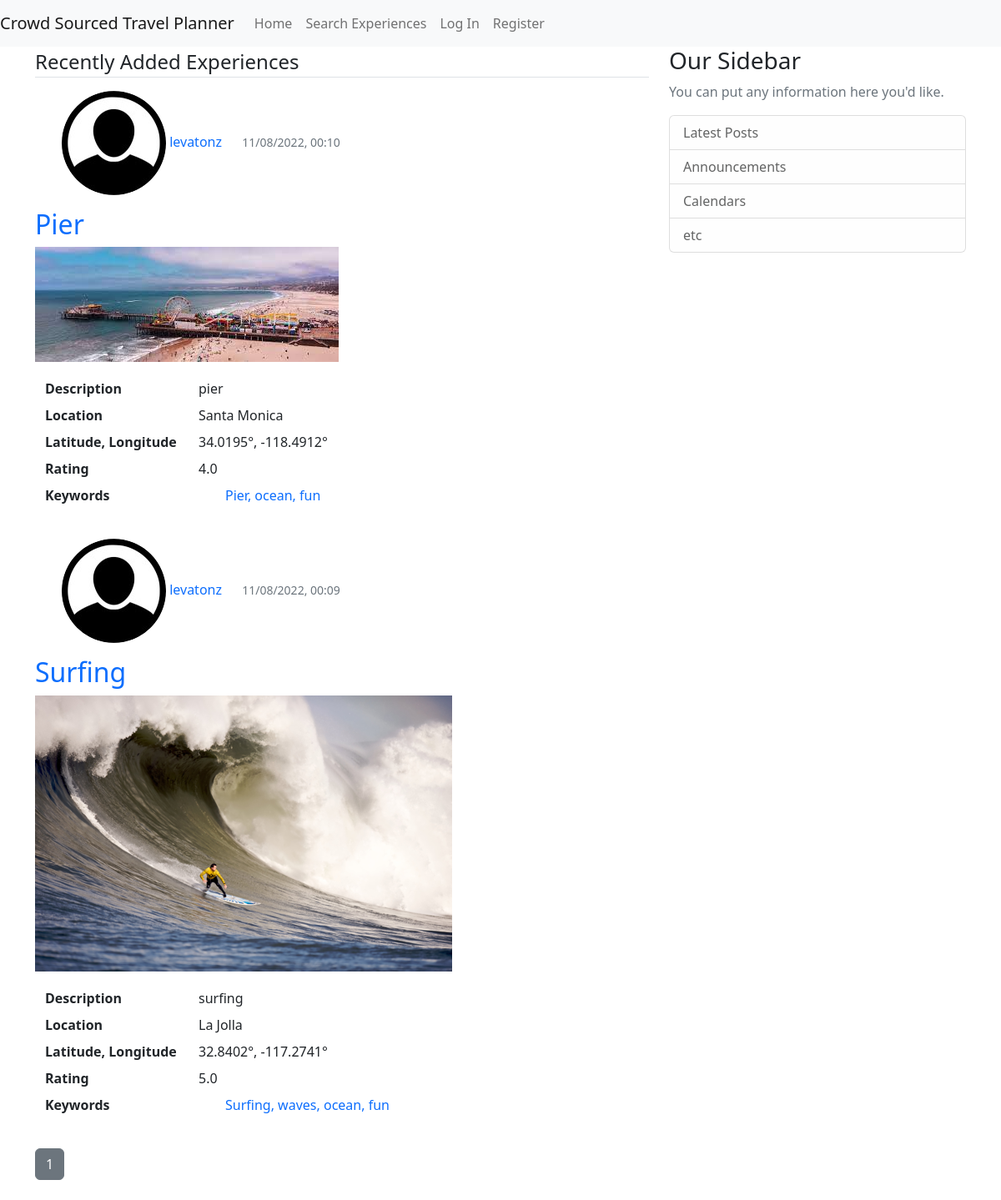
/landing, run on the app's committed database.
### CrowdSourcedTravelPlanner/models.py (models this page shows, shortened)
class Experience(db.Model):
    id = db.Column(db.Integer, primary_key=True)
    title = db.Column(db.String(100), nullable=False)
    description = db.Column(db.Text, nullable=False)
    location = db.Column(db.String(100), nullable=False)
    rating = db.Column(db.Float, nullable=False)
    date_posted = db.Column(db.DateTime, nullable=False, default=datetime.utcnow)
    image_file = db.Column(db.String(20), nullable=False, default='default.jpg')
    user_id = db.Column(db.Integer, db.ForeignKey('user.id'), nullable=False)
    latitude = db.Column(db.Float, nullable=True)  # Temporarily nullable for now while I'm testing
    longitude = db.Column(db.Float, nullable=True)  # Re-evaluate later
    keywords = db.relationship('Keyword', order_by=Keyword.id, back_populates='experience')

class User(db.Model, UserMixin):
    id = db.Column(db.Integer, primary_key=True)
    username = db.Column(db.String(20), unique=True, nullable=False)
    email = db.Column(db.String(120), unique=True, nullable=False)
    image_file = db.Column(db.String(20), nullable=False, default='default.jpg')
    password = db.Column(db.String(60), nullable=False)
    date_account_created = db.Column(db.DateTime, nullable=False, default=datetime.utcnow)
    experiences = db.relationship('Experience', backref='author', lazy=True)
    trips = db.relationship('Trip', backref='author', lazy=True)
    location = db.Column(db.String(100), nullable=True, default="")
    latitude = db.Column(db.Float, nullable=True)  # Temporarily nullable for now while I'm testing
    longitude = db.Column(db.Float, nullable=True)  # Re-evaluate later
    sort = db.Column(db.String(20), nullable=True, default='recent')

class Keyword(db.Model):
    __tablename__ = "keywords"
    id = db.Column(db.Integer, primary_key=True)
    keyword_text = db.Column(db.String, nullable=False)
    experience_id = db.Column(db.Integer, db.ForeignKey('experience.id'))
    experience = db.relationship("Experience", back_populates="keywords")

### CrowdSourcedTravelPlanner/routes.py (the view, shortened to what this page needs)
@app.route('/')
@app.route("/landing")
def landing():
    page = request.args.get('page', 1, type=int)
    nearby_page = request.args.get('nearby_page', 1, type=int)
    if not current_user.is_authenticated:
        experiences = Experience.query.order_by(Experience.date_posted.desc()).paginate(page=page, per_page=5)
        return render_template('landing.html', experiences=experiences)

### CrowdSourcedTravelPlanner/templates/landing.html (shortened to what this page needs)
{% extends "pageLayout.html" %}
{% block content %}
    {% if current_user.is_authenticated and current_user.sort == 'top_rated' %}
        <legend class="border-bottom mb-3">Top Rated Experiences</legend>
    {% else %}
        <legend class="border-bottom mb-3">Recently Added Experiences</legend>
    {% endif %}
    {% for experience in experiences.items %}
        <article class="media content-section">
            <div class="media-body">
                <ul>
                    <li style="display:inline-block;">
                        <a href="{{ url_for('user_experiences', username=experience.author.username) }}">
                            <img class="rounded-circle article-img"
                                 src="{{ url_for('static', filename='profile_pics/' + experience.author.image_file) }}">
                        </a>
                    </li>
                    <li style="display:inline-block;">
                        <a class="mr-2 text-decoration-none" href="{{ url_for('user_experiences', username=experience.author.username) }}">{{ experience.author.username }}</a>
                    </li>
                    <li style="display:inline-block; padding-left: 20px;">
                        <small class="text-muted ">{{ experience.date_posted.strftime('%m/%d/%Y, %H:%M') }}</small>
                    </li>
                </ul>
                <h2><a class="article-title text-decoration-none"
                       href="{{ url_for('experience', experience_id=experience.id) }}">{{ experience.title }}</a></h2>
                <a href="{{ url_for('experience', experience_id=experience.id) }}">
                    <img class="img-rounded"
                         src="{{ url_for('static', filename='experience_pics/' + experience.image_file) }}">
                </a>
                <div class="container" style="margin-top: 20px;">
                    <dl class="row">
                        <dt class="col-sm-3">Description</dt>
                        <dd class="col-sm-9">{{ experience.description }}</dd>
                        <dt class="col-sm-3">Location</dt>
                        <dd class="col-sm-9">{{ experience.location }}</dd>
                        <dt class="col-sm-3">Latitude, Longitude</dt>
                        <dd class="col-sm-9">
                            {% if experience.latitude != -200 and experience.longitude != -200 %}
                                {{ experience.latitude }}°, {{ experience.longitude }}°
                            {% else %}
                                Latitude and Longitude not found for this location.
                            {% endif %}
                        </dd>
                        <dt class="col-sm-3">Rating</dt>
                        <dd class="col-sm-9">{{ experience.rating }}</dd>
                        <dt class="col-sm-3">Keywords</dt>
                        <dd class="col-sm-9">
                            {% if experience.keywords|length == 1 %}
                                <ul>
                                    <li style="display:inline-block;">
                                        <a class="mr-2 text-decoration-none" href="{{ url_for('keyword', keyword_text=experience.keywords[0].keyword_text) }}">{{ experience.keywords[0].keyword_text }}</a>
                                    </li>
                                </ul>
                            {% elif experience.keywords|length > 1 %}
                                <ul>
                                    {% for keyword in experience.keywords[:-1] %}
                                        <li style="display:inline-block;">
                                            <a class="mr-2 text-decoration-none" href="{{ url_for('keyword', keyword_text=keyword.keyword_text) }}">{{ keyword.keyword_text }}, </a>
                                        </li>
                                    {% endfor %}
                                    <li style="display:inline-block;">
                                        <a class="mr-2 text-decoration-none" href="{{ url_for('keyword', keyword_text=experience.keywords[-1].keyword_text) }}">{{ experience.keywords[-1].keyword_text }}</a>
                                    </li>
                                </ul>
                            {% endif %}
                        </dd>
                    </dl>
                </div>
            </div>
        </article>
    {% endfor %}
    {% for page_num in experiences.iter_pages() %}
        {% if page_num %}
            {% if experiences.page == page_num %}
                <a class="btn btn-secondary mb-4" href="{{ url_for('landing', page=page_num) }}">{{ page_num }}</a>
            {% else %}
                <a class="btn btn-outline-secondary mb-4" href="{{ url_for('landing', page=page_num) }}">{{ page_num }}</a>
            {% endif %}
        {% else %}
            ...
        {% endif %}
    {% endfor %}
{% endblock content %}}

### data on the page
Experience: image_file (placeholder picture), author.username "levatonz", date_posted "11/08/2022, 00:10", title "Pier", image_file (picture), description "pier", location "Santa Monica", latitude "34.0195", longitude "-118.4912", rating "4.0", keyword_text "fun"
Keyword: keyword_text "Pier"
Keyword: keyword_text "ocean"
Experience: image_file (placeholder picture), author.username "levatonz", date_posted "11/08/2022, 00:09", title "Surfing", image_file (picture), description "surfing", location "La Jolla", latitude "32.8402", longitude "-117.2741", rating "5.0", keyword_text "fun"
Keyword: keyword_text "Surfing"
Keyword: keyword_text "waves"
Keyword: keyword_text "ocean"

### other printed values
{{ page_num }} "1"
